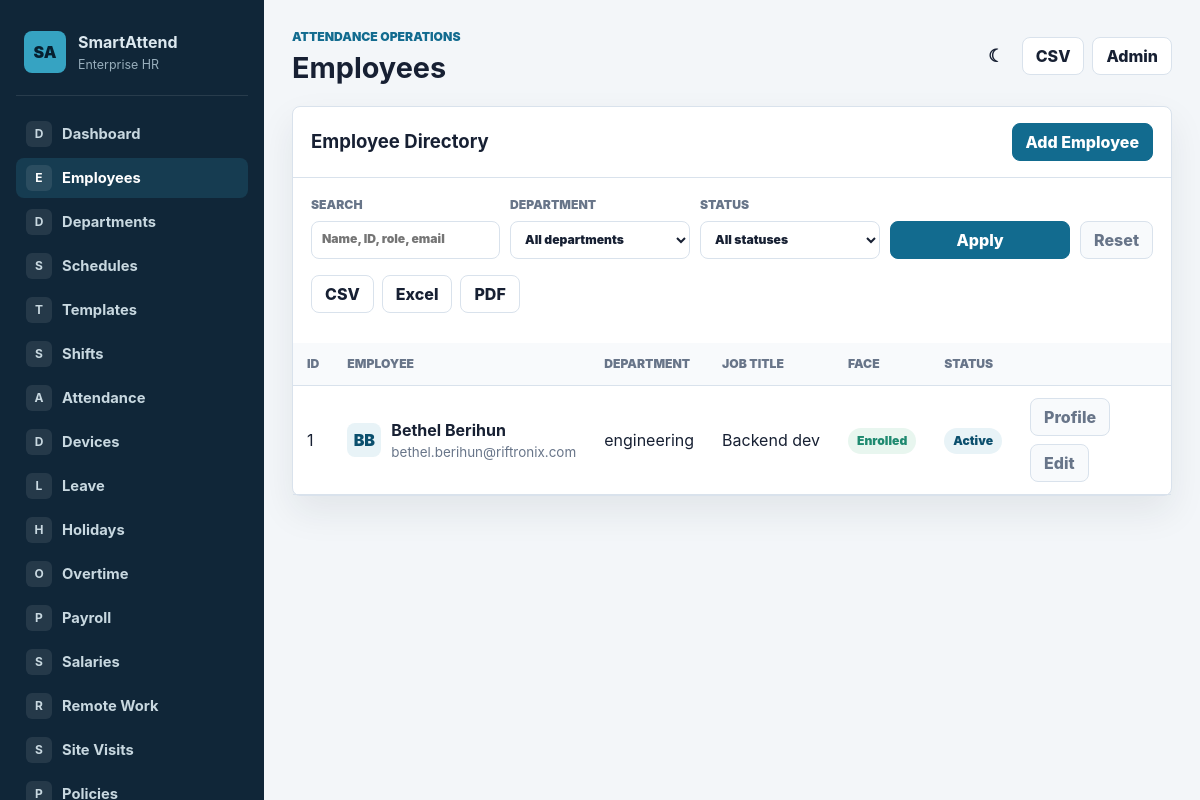
/employees/, run on the app's committed database.
### attendance/models.py (models this page shows, shortened)
class Employee(models.Model):
    class EmploymentStatus(models.TextChoices):
        ACTIVE = 'ACTIVE', 'Active'
        INACTIVE = 'INACTIVE', 'Inactive'
        ON_LEAVE = 'ON_LEAVE', 'On Leave'
        SUSPENDED = 'SUSPENDED', 'Suspended'
        RESIGNED = 'RESIGNED', 'Resigned'
        TERMINATED = 'TERMINATED', 'Terminated'
    class EmploymentType(models.TextChoices):
        FULL_TIME = 'FULL_TIME', 'Full-time'
        PART_TIME = 'PART_TIME', 'Part-time'
        CONTRACT = 'CONTRACT', 'Contract'
        INTERN = 'INTERN', 'Intern'
        TEMPORARY = 'TEMPORARY', 'Temporary'
        CONSULTANT = 'CONSULTANT', 'Consultant'
    class Gender(models.TextChoices):
        MALE = 'MALE', 'Male'
        FEMALE = 'FEMALE', 'Female'
        OTHER = 'OTHER', 'Other'
        PREFER_NOT_TO_SAY = 'PNS', 'Prefer not to say'
    organization_id = models.CharField(max_length=50, unique=True)
    first_name = models.CharField(max_length=50)
    last_name = models.CharField(max_length=50)
    email = models.EmailField(blank=True)
    phone = models.CharField(max_length=30, blank=True)
    date_of_birth = models.DateField(null=True, blank=True)
    gender = models.CharField(max_length=10, choices=Gender.choices, blank=True)
    address = models.TextField(blank=True)
    emergency_contact_name = models.CharField(max_length=100, blank=True)
    emergency_contact_phone = models.CharField(max_length=30, blank=True)
    department = models.ForeignKey('organizations.Department', on_delete=models.SET_NULL, null=True, blank=True)
    team = models.ForeignKey('organizations.Team', on_delete=models.SET_NULL, null=True, blank=True, related_name='members')
    manager = models.ForeignKey('self', on_delete=models.SET_NULL, null=True, blank=True, related_name='direct_reports')
    job_title = models.CharField(max_length=100)
    employment_type = models.CharField(max_length=20, choices=EmploymentType.choices, default=EmploymentType.FULL_TIME, db_index=True)
    employment_status = models.CharField(max_length=20, choices=EmploymentStatus.choices, default=EmploymentStatus.ACTIVE, db_index=True)
    hire_date = models.DateField(null=True, blank=True)
    contract_start_date = models.DateField(null=True, blank=True)
    contract_end_date = models.DateField(null=True, blank=True)
    resignation_date = models.DateField(null=True, blank=True)
    termination_date = models.DateField(null=True, blank=True)
    office_location = models.ForeignKey(OfficeLocation, on_delete=models.SET_NULL, null=True, blank=True)
    work_location_name = models.CharField(max_length=150, blank=True)
    weekly_working_days = models.PositiveIntegerField(default=5, validators=[MinValueValidator(1), MaxValueValidator(7)])
    expected_weekly_hours = models.DecimalField(max_digits=5, decimal_places=2, default=40)
    expected_monthly_hours = models.DecimalField(max_digits=7, decimal_places=2, default=176)
    attendance_policy = models.ForeignKey(AttendancePolicy, on_delete=models.SET_NULL, null=True, blank=True, related_name='employees')
    fingerprint_id = models.IntegerField(unique=True, null=True, blank=True)
    face_profile = models.ImageField(upload_to='employees/faces/', blank=True, null=True)
    created_at = models.DateTimeField(default=timezone.now, editable=False)
    updated_at = models.DateTimeField(auto_now=True)
    class Meta:
        indexes = [
            models.Index(fields=['organization_id']),
            models.Index(fields=['department', 'employment_status']),
            models.Index(fields=['team', 'employment_status']),
            models.Index(fields=['manager', 'employment_status']),
            models.Index(fields=['employment_type', 'employment_status']),
        ]
        ordering = ['first_name', 'last_name']
        verbose_name = 'Employee'
        verbose_name_plural = 'Employees'
    @property
    def full_name(self):
        return f'{self.first_name} {self.last_name}'.strip()
    @property
    def face_enrolled(self):
        return bool(self.fingerprint_id)
    def get_absolute_url(self):
        return reverse('employee_detail', kwargs={'pk': self.pk})

### organizations/models.py (models this page shows)
class Department(models.Model):
    company = models.ForeignKey(Company, on_delete=models.CASCADE, related_name='departments')
    branch = models.ForeignKey(Branch, on_delete=models.SET_NULL, null=True, blank=True, related_name='departments')
    name = models.CharField(max_length=150)
    code = models.CharField(max_length=30, blank=True)
    parent = models.ForeignKey('self', on_delete=models.SET_NULL, null=True, blank=True, related_name='sub_departments')
    manager = models.ForeignKey(
        'attendance.Employee',
        on_delete=models.SET_NULL,
        null=True, blank=True,
        related_name='managed_departments',
    )
    cost_center = models.ForeignKey('CostCenter', on_delete=models.SET_NULL, null=True, blank=True, related_name='departments')
    description = models.TextField(blank=True)
    is_active = models.BooleanField(default=True)
    created_at = models.DateTimeField(auto_now_add=True)
    updated_at = models.DateTimeField(auto_now=True)
    class Meta:
        ordering = ['company', 'name']
        unique_together = [('company', 'code')]
        verbose_name = 'Department'
        verbose_name_plural = 'Departments'
    def __str__(self):
        return self.name

### attendance/views.py (the view)
# urls.py: path('employees/', views.EmployeeListView.as_view(), name='employee_list'),
class EmployeeListView(EnterpriseListMixin):
    model = Employee
    template_name = 'attendance/employee_list.html'
    page_title = 'Employees'
    active_nav = 'employees'
    search_fields = ['organization_id', 'first_name', 'last_name', 'email', 'job_title', 'department__name']
    default_ordering = 'first_name'
    export_filename = 'employees'
    export_fields = [
        ('organization_id', 'Employee ID'),
        ('full_name', 'Name'),
        ('email', 'Email'),
        ('department__name', 'Department'),
        ('job_title', 'Job Title'),
        ('employment_status', 'Status'),
    ]
    def get_queryset(self):
        queryset = super().get_queryset().select_related('department', 'office_location')
        department = self.request.GET.get('department')
        status = self.request.GET.get('status')
        if department:
            queryset = queryset.filter(department_id=department)
        if status:
            queryset = queryset.filter(employment_status=status)
        return queryset
    def get_context_data(self, **kwargs):
        context = super().get_context_data(**kwargs)
        context['departments'] = Department.objects.filter(is_active=True)
        context['status_choices'] = Employee.EmploymentStatus.choices
        return context

### attendance/templatetags/pagination_tags.py (called while the page is built)
@register.filter
def remove_page_param(query_string):
    params = QueryDict(query_string)
    cleaned = params.copy()
    cleaned.pop('page', None)
    encoded = cleaned.urlencode()
    return encoded

### attendance/views.py (called while the page is built)
    def get_queryset(self):
        queryset = super().get_queryset()
        query = self.request.GET.get('q', '').strip()
        if query and self.search_fields:
            condition = Q()
            for field in self.search_fields:
                condition |= Q(**{f'{field}__icontains': query})
            queryset = queryset.filter(condition)
        return queryset.order_by(self.get_ordering())

    def get_ordering(self):
        ordering = self.request.GET.get('sort') or self.default_ordering
        allowed = {field.lstrip('-') for field in self.get_sort_fields()}
        return ordering if ordering.lstrip('-') in allowed else self.default_ordering

    def get_sort_fields(self):
        fields = []
        for field, _label in self.export_fields:
            fields.append(field.split('__')[0])
        return fields + ['id', 'date', 'created_at', 'timestamp', 'name']

    def render_to_response(self, context, **response_kwargs):
        export_format = self.request.GET.get('export')
        if export_format:
            return self.export_response(export_format)
        return super().render_to_response(context, **response_kwargs)

### attendance/templates/attendance/employee_list.html (shortened to what this page needs)
{% extends "attendance/base.html" %}
{% block content %}
<div class="panel">
    <div class="panel-header">
        <h2>Employee Directory</h2>
        <a class="button primary" href="{% url 'employee_add' %}">Add Employee</a>
    </div>
    <div class="panel-body">
        <form class="filter-bar" method="get">
            <label>Search<input name="q" value="{{ request.GET.q }}" placeholder="Name, ID, role, email"></label>
            <label>Department<select name="department"><option value="">All departments</option></select></label>
            <label>Status<select name="status"><option value="">All statuses</option></select></label>
            <button class="button primary" type="submit">Apply</button><a class="button subtle" href="{% url 'employee_list' %}">Reset</a>
        </form>
        <div class="table-actions" style="margin-bottom:12px;"><a class="button" href="?{{ request.GET.urlencode }}export=csv">CSV</a><a class="button" href="?{{ request.GET.urlencode }}export=excel">Excel</a><a class="button" href="?{{ request.GET.urlencode }}export=pdf">PDF</a></div>
    </div>
    <div class="table-wrap">
        <table>
            {% load pagination_tags %}
{% with sort_qs=request.GET.urlencode|remove_page_param %}
<thead><tr><th><a href="?sort=organization_id{% if sort_qs %}&{{ sort_qs }}{% endif %}">ID</a></th><th><a href="?sort=full_name{% if sort_qs %}&{{ sort_qs }}{% endif %}">Employee</a></th><th>Department</th><th>Job Title</th><th>Face</th><th>Status</th><th></th></tr></thead>
{% endwith %}
            <tbody>
            {% for employee in object_list %}
                <tr>
                    <td>{{ employee.organization_id }}</td>
                    <td><div class="person-cell"><span class="avatar">{{ employee.first_name|slice:":1" }}{{ employee.last_name|slice:":1" }}</span><div><strong>{{ employee.full_name }}</strong><div class="muted small">{{ employee.email|default:"No email" }}</div></div></div></td>
                    <td>{{ employee.department|default:"Unassigned" }}</td>
                    <td>{{ employee.job_title }}</td>
                    <td><span class="badge {% if employee.face_enrolled %}success{% else %}warning{% endif %}">{% if employee.face_enrolled %}Enrolled{% else %}Pending{% endif %}</span></td>
                    <td><span class="badge">{{ employee.get_employment_status_display }}</span></td>
                    <td class="row-actions"><a class="button subtle" href="{{ employee.get_absolute_url }}">Profile</a><a class="button subtle" href="{% url 'employee_edit' employee.pk %}">Edit</a></td>
                </tr>
            {% empty %}
                <tr><td colspan="7" class="empty">No employees match the current filters.</td></tr>
            {% endfor %}
            </tbody>
        </table>
    </div>
</div>
{% endblock %}

### attendance/static/attendance/css/app.css (style rules this page uses)
:root { --bg: #f3f6f9; --surface: #ffffff; --surface-soft: #f8fafc; --text: #172033; --muted: #687589; --line: #d9e2ec; --brand: #126b8f; --brand-dark: #0b4f6d; --accent: #1f8a70; --warning: #b7791f; --danger: #c2413b; --info-bg: #e8f3f7; --success-bg: #e8f6ef; --danger-bg: #fff0ef; --shadow: 0 16px 36px rgba(23, 32, 51, 0.08); }
* { box-sizing: border-box; }
body { margin: 0; background: var(--bg); color: var(--text); font-family: Inter, ui-sans-serif, system-ui, -apple-system, BlinkMacSystemFont, "Segoe UI", sans-serif; letter-spacing: 0; line-height: 1.5; }
a { color: inherit; text-decoration: none; }
h1, h2, h3, p { margin: 0; }
h2 { font-size: 1.16rem; }
.top-actions, .row-actions, .table-actions { display: flex; align-items: center; gap: 8px; flex-wrap: wrap; }
.icon-button, .button { display: inline-flex; align-items: center; justify-content: center; min-height: 38px; border: 1px solid var(--line); border-radius: 8px; background: var(--surface); color: var(--text); font: inherit; font-weight: 800; padding: 0 13px; cursor: pointer; }
.button.primary { border-color: var(--brand); background: var(--brand); color: #fff; }
.button.subtle { background: var(--surface-soft); color: var(--muted); }
.metric-card, .panel { background: var(--surface); border: 1px solid var(--line); border-radius: 8px; box-shadow: var(--shadow); }
.panel-header { display: flex; align-items: center; justify-content: space-between; gap: 12px; padding: 16px 18px; border-bottom: 1px solid var(--line); }
.panel-body { padding: 18px; }
.filter-bar { display: grid; grid-template-columns: minmax(180px, 1fr) repeat(3, minmax(130px, 180px)) auto; gap: 10px; align-items: end; margin-bottom: 16px; }
label { display: grid; gap: 6px; color: var(--muted); font-size: 0.76rem; font-weight: 900; text-transform: uppercase; }
input, select, textarea { width: 100%; min-height: 38px; border: 1px solid var(--line); border-radius: 8px; background: var(--surface); color: var(--text); font: inherit; padding: 8px 10px; }
.table-wrap { overflow-x: auto; }
table { width: 100%; border-collapse: collapse; min-width: 760px; }
th, td { padding: 12px 14px; border-bottom: 1px solid var(--line); text-align: left; vertical-align: middle; white-space: nowrap; }
th { color: var(--muted); background: var(--surface-soft); font-size: 0.76rem; font-weight: 900; text-transform: uppercase; }
.person-cell { display: flex; align-items: center; gap: 10px; }
.avatar { display: inline-grid; place-items: center; width: 34px; height: 34px; border-radius: 8px; background: var(--info-bg); color: var(--brand-dark); font-weight: 900; }
.muted { color: var(--muted); }
.small { font-size: 0.84rem; }
.badge { display: inline-flex; align-items: center; justify-content: center; min-height: 26px; padding: 0 9px; border-radius: 999px; background: var(--info-bg); color: var(--brand-dark); font-size: 0.76rem; font-weight: 900; }
.badge.success { background: var(--success-bg); color: var(--accent); }

### data on the page
Employee: organization_id "1", first_name "B", last_name "B", full_name "Bethel Berihun", email "bethel.berihun@riftronix.com", department "engineering", job_title "Backend dev", fingerprint_id "Enrolled", employment_status "Active"

### other printed values
{{ label|slice:":1" }} "D" "E" "D" "S" "T" "S" "A" "D" "L" "H" "O" "P" "S" "R" "S" "P"
{{ label }} "Dashboard" "Employees" "Departments" "Schedules" "Templates" "Shifts" "Attendance" "Devices" "Leave" "Holidays" "Overtime" "Payroll" "Salaries" "Remote Work" "Site Visits"
{{ page_title|default:"Dashboard" }} "Employees"
